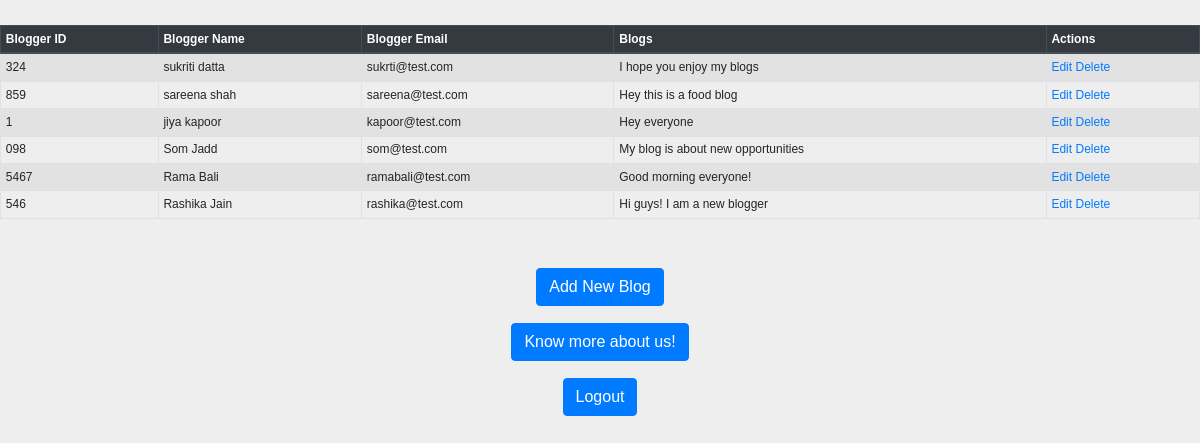
Page /show/ on the committed database.
### firstapp/models.py (models this page shows)
class Post(models.Model):
    pid = models.CharField(max_length=20)
    pname = models.CharField(max_length=15)
    pemail = models.EmailField()
    blog = models.CharField(max_length=1000)
    class Meta:
        db_table = "post"

### firstapp/views.py (the view)
# urls.py: path('show/',views.show),
def show(request):
    posts = Post.objects.all()
    return render(request,"show.html",{'posts':posts})

### Templates/show.html (shortened to what this page needs)
<!DOCTYPE html>
{% load staticfiles %}
<html lang="en">
<head>
<link rel="stylesheet" href="https://maxcdn.bootstrapcdn.com/bootstrap/4.3.1/css/bootstrap.min.css">
<link href="{%static 'crudcss/style.css'%}" rel="stylesheet" type="text/css">
</head>
<body>
<table class="table table-striped table-bordered table-sm">
    <thead class="thead-dark">
    <tr>
        <th>Blogger ID</th>
        <th>Blogger Name</th>
        <th>Blogger Email</th>
        <th>Blogs</th>
        <th>Actions</th>
    </tr>
    </thead>
    <tbody>
{% for post in posts %}
    <tr>
        <td>{{ post.pid }}</td>
        <td>{{ post.pname }}</td>
        <td>{{ post.pemail }}</td>
        <td>{{ post.blog }}</td>
        <td>
            <a href="/edit/{{ post.id }}"><span class="glyphicon glyphicon-pencil" >Edit</span></a>
            <a href="/delete/{{ post.id }}">Delete</a>
        </td>
    </tr>
{% endfor %}
    </tbody>
</table>
<br>
<br>
<div class="text-center">
<center><a href="/post" class="btn btn-primary" >Add New Blog</a></center> &nbsp;
<center><a href="/about/" class="btn btn-primary">Know more about us!</a></center> &nbsp;
    <center><a href="/logout" class="btn btn-primary">Logout</a></center></div>
</body>
</html>

### Static/crudcss/style.css (style rules this page uses)
body { font:12px/1.4 Verdana,Arial; background:#eee; height:100%; margin:25px 0; padding:0 }

### rows in the picture
Post: pid "324", pname "sukriti datta", pemail "sukrti@test.com", blog "I hope you enjoy my blogs"
Post: pid "859", pname "sareena shah", pemail "sareena@test.com", blog "Hey this is a food blog"
Post: pid "1", pname "jiya kapoor", pemail "kapoor@test.com", blog "Hey everyone"
Post: pid "098", pname "Som Jadd", pemail "som@test.com", blog "My blog is about new opportunities"
Post: pid "5467", pname "Rama Bali", pemail "ramabali@test.com", blog "Good morning everyone!"
Post: pid "546", pname "Rashika Jain", pemail "rashika@test.com", blog "Hi guys! I am a new blogger"
